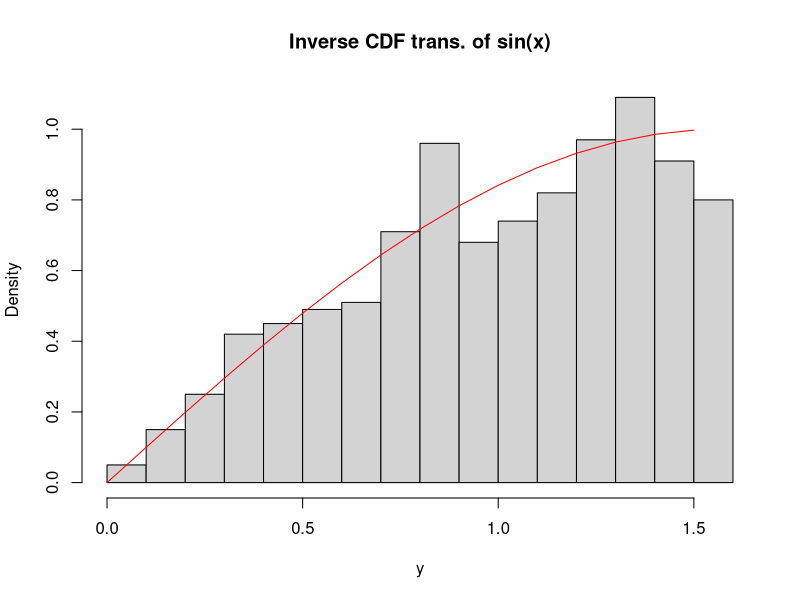
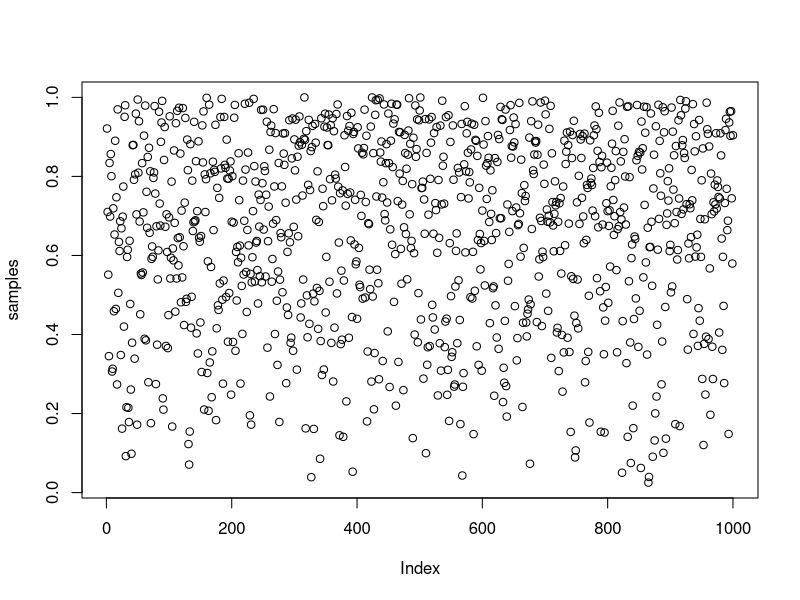
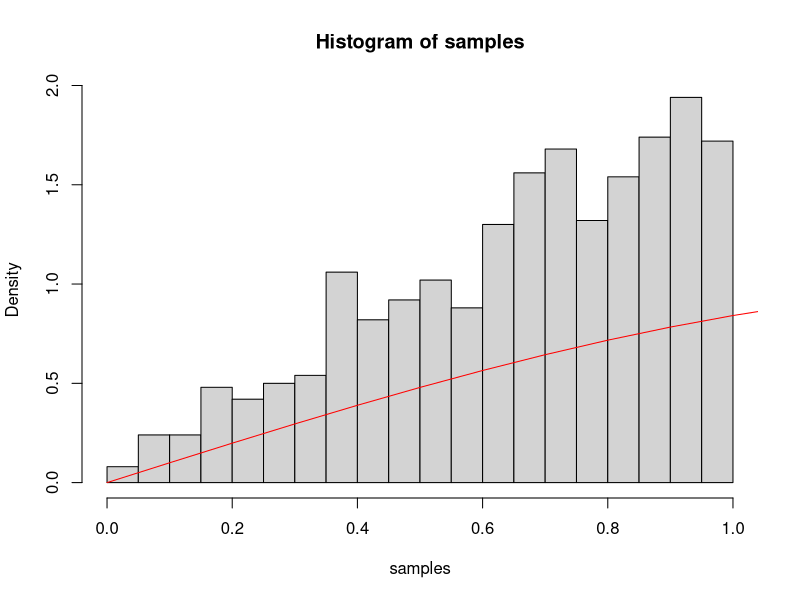

Here is the R script that generated these plots, in order:


### Problem 1
sin_rvgen = function(n=1000) {
  u = runif(n, max = (pi/2))
  x = sin(u)
  return(x)
}

isin_rvgen = function(n=1000) {
  u = runif(n)
  x = acos(1-u)
  return(x)
}

x = seq(0, pi/2, 0.1)
fx = sin(x)
y = isin_rvgen()
hist(y, freq = F, main = "Inverse CDF trans. of sin(x)")
lines(x, fx,  col="red")

## Part 2

arfunc = function(M) {
  while(TRUE) {
    # value between [0,1]
    u = runif(1)
    
    # value from envelope dist
    x = runif(1) 
    if(u <= sin(x) / dunif(x) * M) {
      return(x)
    }
  }
}

n = 1000
samples = rep(0,n)
for(i in 1:n) {
  samples[i] = arfunc(1)
}

plot(samples)
hist(samples, freq = F, breaks = 30)
lines(seq(0, 2, 0.1), sin(seq(0, 2, 0.1)),  col="red")
